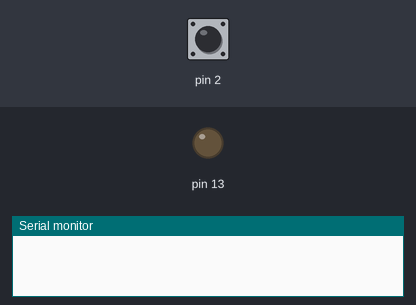
This sketch was run on a simulated Arduino Uno, built with avr-gcc and run on an emulated ATmega328P. On the bench: output pins drawn as LEDs (lit = HIGH), the last lines printed to the serial monitor. The inputs (shaded band) are chosen by the test bench; at power-on: pin 2 LOW.

Above: at 1.2 s.
1.3 s: pin 2 driven HIGH
2.8 s: pin 2 driven LOW
4.3 s: pin 2 pulsed HIGH 5 times (0.12 s each, 0.3 s apart)
At 5.1 s:
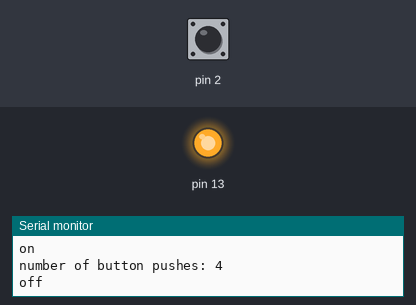
Timing chart, 0 to 7.3 s (numbered marks = the images above; inputs shaded):
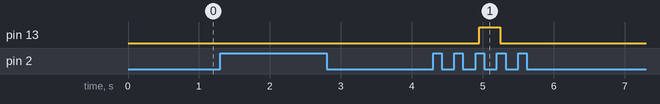

The sketch:

sketch_sep19a.ino
```cpp
/*
 * -----------------------------------------------------------------------------
 * @file    pulsador_timers.ino
 * @brief   Detección de pulsador con antirrebote mediante temporizador software.
 *
 * El programa detecta cambios de estado en un pulsador, cuenta las pulsaciones
 * válidas y actualiza las salidas asociadas al evento.
 *
 * Los temporizadores software se basan en millis() y no bloquean la ejecución
 * mediante delay().
 * -----------------------------------------------------------------------------
 */

#define SALIDA_ANALOG   0U
#define MODULO_LED      4U
#define TIEMPO_REBOTE   50U

#define NUM_TIMERS_SW   1U
#define TIMER_REBOTE    0U

/* Identificación de las entradas y salidas utilizadas. */
const uint8_t buttonPin = 2U;
const uint8_t ledPin    = 13U;

/* Estado funcional del pulsador. */
static uint8_t buttonPushCounter = 0U;
static uint8_t buttonState       = LOW;
static uint8_t lastButtonState   = LOW;
static bool cambio               = false;

/*
 * Estado de un temporizador software.
 *
 * inicio  : instante de activación obtenido mediante millis().
 * periodo : tiempo de espera expresado en milisegundos.
 * activo  : indica que el temporizador está contando.
 * flag    : indica que el temporizador ha expirado.
 */
typedef struct
{
  uint32_t inicio;
  uint16_t periodo;
  bool activo;
  bool flag;
} TimerSW;

/* Tabla de temporizadores software disponibles. */
static TimerSW timers[NUM_TIMERS_SW];

/* Prototipos de la gestión de temporizadores software. */
void iniciar_timer_sw(uint8_t id, uint16_t tiempo);
void actualizar_timers_sw();
bool leer_flag_timer_sw(uint8_t id);

/* Prototipos de la aplicación. */
void detectar_pulsador();
void conmutar_led_cada(uint8_t modulo);
void salida_serie();
void salida_analog(uint8_t cnt);

/*
 * @brief Inicializa los periféricos utilizados por la aplicación.
 */
void setup()
{
  pinMode(buttonPin, INPUT);
  pinMode(ledPin, OUTPUT);
  Serial.begin(9600);
}

/*
 * @brief Ejecuta el ciclo principal de la aplicación.
 *
 * La actualización de todos los temporizadores se realiza una sola vez
 * por ciclo y utiliza una única lectura de millis().
 */
void loop()
{
  actualizar_timers_sw();

  detectar_pulsador();

  /*
   * Las salidas solo se actualizan cuando se ha validado un cambio
   * de estado del pulsador.
   */
  if (cambio)
  {
    salida_serie();
    conmutar_led_cada(MODULO_LED);

#if SALIDA_ANALOG
    salida_analog(buttonPushCounter);
#endif
  }
}

/*
 * @brief Detecta y valida cambios de estado del pulsador.
 *
 * Una variación de la lectura inicia o reinicia el temporizador de
 * antirrebote. El nuevo estado solo se acepta cuando permanece estable
 * durante TIEMPO_REBOTE milisegundos.
 */
void detectar_pulsador()
{
  const uint8_t lectura = digitalRead(buttonPin);

  /* Se presupone que no existe un evento nuevo en este ciclo. */
  cambio = false;

  /*
   * Una lectura diferente indica una posible transición.
   * El temporizador se reinicia para descartar rebotes sucesivos.
   */
  if (lectura != lastButtonState)
  {
    lastButtonState = lectura;
    iniciar_timer_sw(TIMER_REBOTE, TIEMPO_REBOTE);
  }

  /*
   * La transición se considera válida únicamente después de finalizar
   * el intervalo de antirrebote.
   */
  if (leer_flag_timer_sw(TIMER_REBOTE))
  {
    buttonState = lastButtonState;
    cambio = true;

    /*
     * Solo se contabiliza la transición a nivel alto.
     * La transición a nivel bajo no incrementa el contador.
     */
    if (buttonState == HIGH)
    {
      ++buttonPushCounter;
    }
  }
}

/*
 * @brief Envía por el puerto serie el estado del pulsador y el contador.
 */
void salida_serie()
{
  if (buttonState == LOW)
  {
    Serial.println(F("off"));
  }
  else
  {
    Serial.println(F("on"));
    Serial.print(F("number of button pushes: "));
    Serial.println(buttonPushCounter);
  }
}

/*
 * @brief Activa el LED en múltiplos del módulo indicado.
 *
 * La máscara de bits sustituye al operador módulo cuando modulo es una
 * potencia de dos. En ese caso:
 *
 *     contador % modulo
 *
 * equivale a:
 *
 *     contador & (modulo - 1)
 *
 * Esta función requiere que modulo sea 2, 4, 8, 16, etc.
 */
void conmutar_led_cada(uint8_t modulo)
{
  if ((buttonPushCounter & (modulo - 1U)) == 0U)
  {
    digitalWrite(ledPin, HIGH);
  }
  else
  {
    digitalWrite(ledPin, LOW);
  }
}

/*
 * @brief Genera la salida PWM proporcional al contador.
 *
 * La multiplicación se realiza en 16 bits para evitar desbordamientos
 * durante el cálculo intermedio.
 */
void salida_analog(uint8_t cnt)
{
  const uint8_t brillo = ((uint16_t)cnt * 255U) >> 2U;

  analogWrite(5U, brillo);
  analogWrite(6U, brillo);
}

/*
 * @brief Inicia o reinicia un temporizador software.
 *
 * @param id      Índice del temporizador que se desea iniciar.
 * @param tiempo  Duración del temporizador en milisegundos.
 *
 * La flag asociada se borra al iniciar el temporizador. Una nueva
 * expiración volverá a activarla.
 */
void iniciar_timer_sw(uint8_t id, uint16_t tiempo)
{
  if (id >= NUM_TIMERS_SW)
  {
    return;
  }

  timers[id].inicio  = millis();
  timers[id].periodo = tiempo;
  timers[id].activo  = true;
  timers[id].flag    = false;
}

/*
 * @brief Actualiza todos los temporizadores software activos.
 *
 * La resta entre valores unsigned de millis() funciona correctamente
 * aunque millis() se desborde y vuelva a cero:
 *
 *     ahora - timers[id].inicio
 *
 * Por este motivo se compara el tiempo transcurrido y no una hora final.
 *
 * La aritmética modular de uint32_t permite esta técnica para intervalos
 * inferiores a la mitad del rango representable por uint32_t.
 */
void actualizar_timers_sw()
{
  const uint32_t ahora = millis();

  for (uint8_t id = 0U; id < NUM_TIMERS_SW; ++id)
  {
    TimerSW &timer = timers[id];

    if (timer.activo &&
        ((uint32_t)(ahora - timer.inicio) >= timer.periodo))
    {
      timer.activo = false;
      timer.flag   = true;
    }
  }
}

/*
 * @brief Lee y consume la flag de un temporizador.
 *
 * @param id Índice del temporizador cuya flag se desea consultar.
 *
 * @return true  si el temporizador ha expirado desde la última lectura.
 * @return false si no existe una expiración pendiente.
 *
 * La flag se borra al leerla, por lo que cada expiración genera un único
 * evento para el código de aplicación.
 */
bool leer_flag_timer_sw(uint8_t id)
{
  if (id >= NUM_TIMERS_SW)
  {
    return false;
  }

  if (timers[id].flag)
  {
    timers[id].flag = false;
    return true;
  }

  return false;
}
```

Measured:
- after the input at 4.3 s, pin 13: LOW → HIGH after 0.65 s, → LOW 0.30 s later
